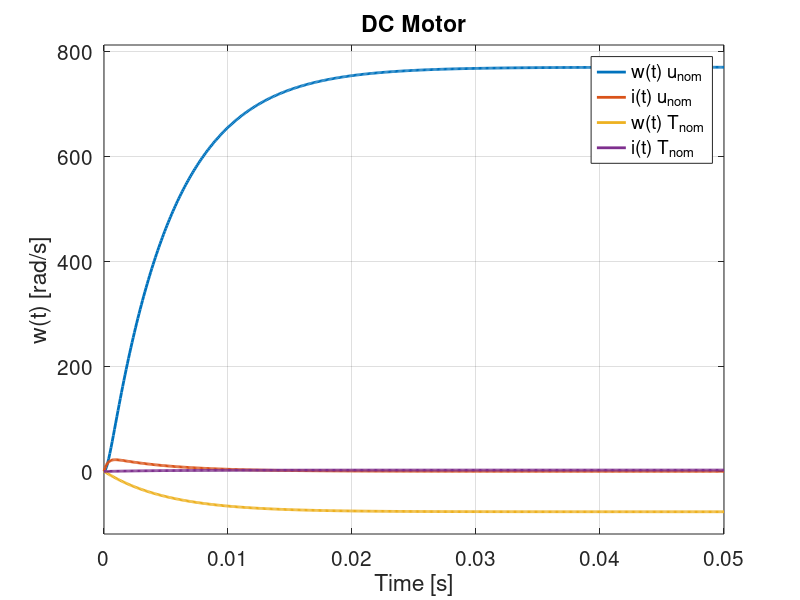

MATLAB code for this plot:
% DC_mot_TF.m – tested with MATLAB + CST and GNU Octave + Control
% Manfred Lohöfener, HS Merseburg, 25.10.2016

clear
close all
format compact

% Parameters
u_nom = 30;      % V
T_nom = 0.0972;  % N.m 
K_m   = 0.0389;  % N.m/A
K_b   = 0.0388;  % V.s
K_f   = 6.33e-6; % N.m.s
R     = 1.2;     % Ohm
L     = 0.34e-3; % H
J     = 6.81e-6; % N.m.s²
T_max = 0.05;    % s

% Transfer Functions
s = tf('s');
G_ui =    1 / (R + L*s);
G_wi = -K_b / (R + L*s);
G_iw =  K_m / (K_f + J*s);
G_Tw =   -1 / (K_f + J*s);

G_uw  = minreal (G_iw*G_ui / (1 - G_iw*G_wi))
Gs_Tw = minreal (     G_Tw / (1 - G_iw*G_wi));
Gs_ui = minreal (     G_ui / (1 - G_iw*G_wi));
G_Ti  = minreal (G_wi*G_Tw / (1 - G_iw*G_wi));

figure ('Name', 'Step Answer', 'NumberTitle', 'off', 'Position', [0 100 800 600]);
  set (gca, 'FontSize', 15); hold on
  step (G_uw*u_nom, Gs_ui*u_nom, Gs_Tw*T_nom, G_Ti*T_nom, T_max);
  set (findobj (gcf, 'type', 'line'), 'LineWidth', 2);
  grid on
  title ('DC Motor')
  xlabel ('Time [s]')
  ylabel ('w(t) [rad/s]')
  legend ('w(t) u_{nom}', 'i(t) u_{nom}', 'w(t) T_{nom}', 'i(t) T_{nom}')
